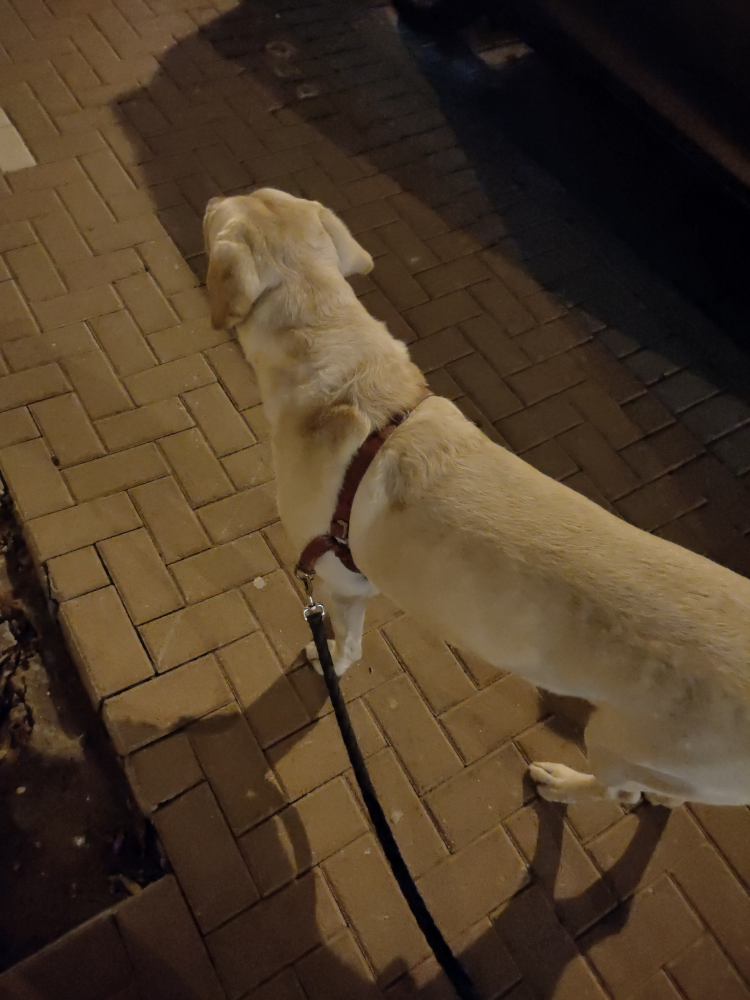
#> input picture my_dog.jpg, 3000 x 4000 px (shown at 1/4 size)
$ jupyter execute Image_Processing_Midsemester_Project.ipynb
#> lines starting #> are read from the running program, lines starting #| are printed output that depends on the picture; after the words box and inside, x2 and y2 are one past the last pixel; in counts of white or black regions, pixels touching at a corner belong together
# This is a python project that implement the function imfilter in the first part and a new function called my_compose

### Part 1: Implementing the imfilter function.

write r=my_imfilter(s,filter,pad) a function that "filters" the source image
(a square matrix of some size) according to a filter of some size.
with the help of the function you wrote, you will perform smoothing and sharpening of the given image.

• Implement 3 types of padding

• Work on photos you took, transfer them to gray levels, size (256X256)

• Compare the result with using the library functions. What is the biggest difference? from where
  Where does the difference come from? Is it visually noticeable?

• Compare the performance(run time) against the library functions.

• Do not use library functions in the implementation.

[cell 1]
# installing opencv
#!pip install opencv

[cell 2]
# Imports
import numpy as np
import cv2 as cv
import time
import matplotlib.pyplot as plt

Defining 3 padding

[cell 3]
# Defining the 3 padding options to be used in the my_imfilter function
def zero_padding(image, pad_size):
    height, width = image.shape
    padded_image = np.zeros((height + 2 * pad_size, width + 2 * pad_size)) # Initialize the padded image and the padding with 0
    padded_image[pad_size:pad_size + height, pad_size:pad_size + width] = image # Applying the image to the padded image
    return padded_image

def replicate_padding(image, pad_size):
    height, width = image.shape
    padded_image = np.zeros((height + 2 * pad_size, width + 2 * pad_size))

    # padding the top, bottom, left, and right borders
    padded_image[:pad_size, pad_size:-pad_size] = image[0, :] # Top
    padded_image[-pad_size:, pad_size:-pad_size] = image[-1, :] # Bottom
    padded_image[pad_size:-pad_size, :pad_size] = image[:, 0].reshape(-1, 1) # Left
    padded_image[pad_size:-pad_size, -pad_size:] = image[:, -1].reshape(-1, 1) # Right

    # padding the corner areas
    padded_image[:pad_size, :pad_size] = image[0, 0] # Top-left corner
    padded_image[:pad_size, -pad_size:] = image[0, -1] # Top-right corner
    padded_image[-pad_size:, :pad_size] = image[-1, 0] # Bottom-left corner
    padded_image[-pad_size:, -pad_size:] = image[-1, -1] # Bottom-right corner

    # adding to the central area of the proccessed image the original image
    padded_image[pad_size:pad_size + height, pad_size:pad_size + width] = image

    return padded_image

def reflect_padding(image, pad_size):
    height, width = image.shape
    padded_image = np.zeros((height + 2 * pad_size, width + 2 * pad_size))

    # padding the top, bottom, left, and right borders of the image
    padded_image[:pad_size, pad_size:-pad_size] = np.flipud(image[:pad_size, :]) # Top
    padded_image[-pad_size:, pad_size:-pad_size] = np.flipud(image[-pad_size:, :]) # Bottom
    padded_image[pad_size:-pad_size, :pad_size] = np.fliplr(image[:, :pad_size]) # Left
    padded_image[pad_size:-pad_size, -pad_size:] = np.fliplr(image[:, -pad_size:]) # Right

    # padding the corner areas with the reflected values
    padded_image[:pad_size, :pad_size] = np.flipud(np.fliplr(image[:pad_size, :pad_size])) # Top-left corner
    padded_image[:pad_size, -pad_size:] = np.flipud(np.fliplr(image[:pad_size, -pad_size:])) # Top-right corner
    padded_image[-pad_size:, :pad_size] = np.flipud(np.fliplr(image[-pad_size:, :pad_size])) # Bottom-left corner
    padded_image[-pad_size:, -pad_size:] = np.flipud(np.fliplr(image[-pad_size:, -pad_size:])) # Bottom-right corner

    # adding to the central area of the proccesssed image the original image
    padded_image[pad_size:pad_size + height, pad_size:pad_size + width] = image

    return padded_image

The main function my_imfilter

[cell 4]
# Defining the imfilter function with 3 diffrent types of paddings
def my_imfilter(s, filter, pad):
    # Defining a dictionary to map all padding options to padding operations
    padding_operations = {
        'zero': lambda img, pad_size: zero_padding(img, pad_size),
        'replicate': lambda img, pad_size: replicate_padding(img, pad_size),
        'reflect': lambda img, pad_size: reflect_padding(img, pad_size)
    }

    # Checking if the padding option choosen is valid
    if pad not in padding_operations:
        raise ValueError("invalid padding option")

    # Grabing the padding operation for the wanted padding option
    padding_function = padding_operations[pad]

    # Determining the padding size by the filter size (should be odd number)
    filter_size = filter.shape[0]
    pad_size = (filter_size - 1) // 2

    # Appling padding using the choosen padding
    padded_image = padding_function(s, pad_size)

    output = np.zeros_like(s) # The processed image will be saved here, so we initialize it to be all zero


    for i in range(s.shape[0]):
        for j in range(s.shape[1]):
            window = padded_image[i:i+filter_size, j:j+filter_size] # this is the area we apply the filter on the original img
            output[i, j] = np.sum(window * filter)


    return output

[cell 5]
# Loading my image and converting it to grayscale and then resizing it to (256, 256)
image = cv.imread('my_dog.jpg')
#> image is the input picture: shape (4000, 3000, 3); mean B, G, R 39.7, 59.1, 77
gray_image = cv.cvtColor(image, cv.COLOR_BGR2GRAY)
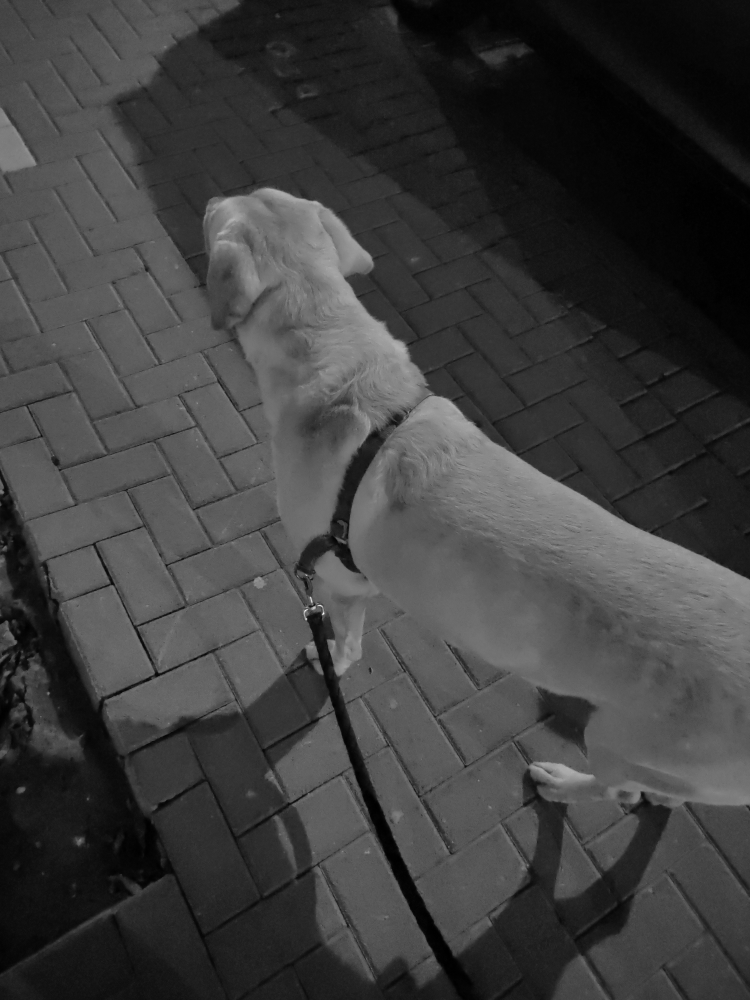
#> gray_image: shape (4000, 3000) (shown at 1/4 size); min 0, max 255, mean 62.3
gray_image = cv.resize(gray_image, (256, 256))
#> gray_image: shape (256, 256)

# Defining my smoothing and sharpening filters
smoothing_filter = np.ones((3, 3)) / 9
sharpening_filter = np.array([[0, -1, 0,],
                              [-1, 5, -1],
                              [0, -1, 0]])


# Smoothing
smoothed_image_zero = my_imfilter(gray_image, smoothing_filter, pad='zero')
#> after the loop in my_imfilter, `for i in range(s.shape[0]):`:
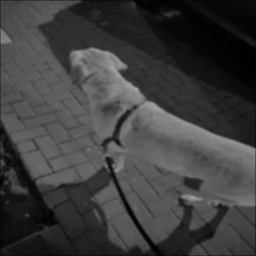
#> output: shape (256, 256); min 0, max 166, mean 61.5
smoothed_image_replicate = my_imfilter(gray_image, smoothing_filter, pad='replicate')
smoothed_image_reflect = my_imfilter(gray_image, smoothing_filter, pad='reflect')

# Sharpening
sharpened_image_zero = my_imfilter(gray_image, sharpening_filter, pad='zero')
#> call 4 of my_imfilter, with filter = array of shape (3, 3), pad = 'zero'
#> after the loop in my_imfilter (call 4), `for i in range(s.shape[0]):`:
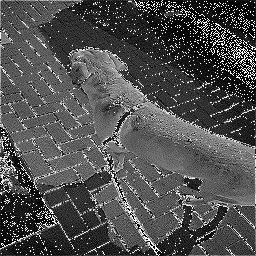
#> output: shape (256, 256); min 0, max 255, mean 79.6
sharpened_image_replicate = my_imfilter(gray_image, sharpening_filter, pad='replicate')
sharpened_image_reflect = my_imfilter(gray_image, sharpening_filter, pad='reflect')

### Comparing the performance against the library functions (OpenCV) by comparing the time it took to work.

#### Comparing smoothing:

[cell 6]
# Timing for my_imfilter
start_time = time.time()
result_smoothing = my_imfilter(gray_image, smoothing_filter, pad='zero')
end_time = time.time()
print("My filter execution time with smoothing:", end_time - start_time)

# Timing for OpenCV GaussianBlur
start_time = time.time()
result_gaussian = cv.GaussianBlur(gray_image, (3, 3), 0)
end_time = time.time()
print("OpenCV GaussianBlur execution time:", end_time - start_time)

# Calculation the max diffrences of the pixels between the images
abs_diff = np.abs(result_smoothing - result_gaussian)
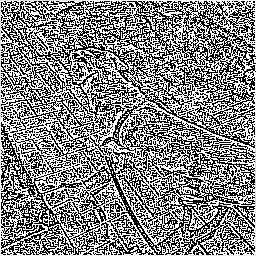
#> abs_diff: shape (256, 256); min 0, max 255, mean 132.7
max_diff = np.max(abs_diff)
#> max_diff = 255
print(f"Maximum Absolute Pixel Difference: {max_diff}")
#| Maximum Absolute Pixel Difference: 255

#### Comparing sharpening:

[cell 7]
# Timing for my_imfilter
start_time = time.time()
result_sharpening = my_imfilter(gray_image, sharpening_filter, pad='zero')
end_time = time.time()
print("My filter execution time with sharpening:", end_time - start_time)

# Defining my custom kernel
custom_kernel = np.array([[0, -1, 0],
                          [-1, 5, -1],
                          [0, -1, 0]])
# Timing for OpenCV filter2D
start_time = time.time()
# Applying the kernel to the image with cv2.filter2D
sharpened_image = cv.filter2D(gray_image, -1, custom_kernel)
end_time = time.time()
print("Sharpening with library fucntion execution time:", end_time - start_time)

# Calculation the max diffrences of the pixels between the images
abs_diff = np.abs(result_sharpening - sharpened_image)
max_diff = np.max(abs_diff)
print(f"Maximum Absolute Pixel Difference: {max_diff}")
#| Maximum Absolute Pixel Difference: 255

[cell 8]
# Displaying the original image and the processed results with all the diffrent paddings
plt.figure(figsize=(15, 10))

plt.subplot(3, 3, 1)
plt.imshow(gray_image, cmap='gray')
plt.title('Original Image')

plt.subplot(3, 3, 4)
plt.imshow(smoothed_image_zero, cmap='gray')
plt.title('Smoothed (Zero Padding)')

plt.subplot(3, 3, 7)
plt.imshow(sharpened_image_zero, cmap='gray')
plt.title('Sharpened (Zero Padding)')

plt.subplot(3, 3, 5)
plt.imshow(smoothed_image_replicate, cmap='gray')
plt.title('Smoothed (Replicate Padding)')

plt.subplot(3, 3, 8)
plt.imshow(sharpened_image_replicate, cmap='gray')
plt.title('Sharpened (Replicate Padding)')

plt.subplot(3, 3, 6)
plt.imshow(smoothed_image_reflect, cmap='gray')
plt.title('Smoothed (Reflect Padding)')

plt.subplot(3, 3, 9)
plt.imshow(sharpened_image_reflect, cmap='gray')
plt.title('Sharpened (Reflect Padding)')

plt.tight_layout()
plt.show()

[cell 9]
# Displaying the original image processed results with my padding compared with the library function
plt.figure(figsize=(15, 10))

plt.subplot(3, 3, 1)
plt.imshow(gray_image, cmap='gray')
plt.title('Original Image')

plt.subplot(3, 3, 4)
plt.imshow(result_smoothing, cmap='gray')
plt.title('Smoothed with Zero Padding')

plt.subplot(3, 3, 5)
plt.imshow(result_gaussian, cmap='gray')
plt.title('GaussianBlur (Smoothing)')

plt.subplot(3, 3, 7)
plt.imshow(result_sharpening, cmap='gray')
plt.title('Sharpened with Zero Padding')

plt.subplot(3, 3, 8)
plt.imshow(sharpened_image, cmap='gray')
plt.title('Using library fucntions (Sharpening)')

plt.tight_layout()
plt.show()

## Part 2:  Creating new function, my_compose.

Write a function r=my_compose(s,s1,m2) that receives 2 images and creates "combined" image where the m high bits (msb) of the result are from the first image, and the lower 8-m are the high bits (msb) of the second image.

• Also, write a function that checks whether the image is "fake". Explain what you did (what is the algorithem).

• If m is not given, the default is 3

• Work on photos you took (move them to gray level 256X256)

[cell 10]
def my_compose(s1, s2, m=3):
    # Resize both images to 256x256
    s1 = cv.cvtColor(cv.resize(s1, (256, 256)), cv.COLOR_BGR2GRAY)
    s2 = cv.cvtColor(cv.resize(s2, (256, 256)), cv.COLOR_BGR2GRAY)

    # If m is outside of the valid values change it to 3
    if m < 0 or m > 8:
        m=3

    # Combine the images based on the amount of m given
    combined_image = (s1 >> (8 - m)) << (8 - m)  # Seperating the m high bits from s1
    combined_image += ((s2 << m) >> m)  # Seperating the (8-m) low bits from s2 and combining them with the high bits from s1


    return combined_image.astype(np.uint8)

Fake image fucntion detection, compares the combined image with the original (image1)

[cell 11]
def is_faked_image(combined_image, original_image):
    # Performing bitwise AND operation for each pixel to take its LSB 1 and MSB 1
    # both from the combined image and original image

    # Extracting the LSB 1 from the combined image
    lsb_combined = combined_image & 0b01

    # Extracting the LSB 1 from original
    lsb_original = original_image & 0b01

    # Extracting the MSB 1 from the combined image
    msb_combined = combined_image & 0b10000000

    # Extracting the MSB 1 from original
    msb_original = original_image & 0b10000000

    # Checking if all LSB 1 bits dont match and MSB 1 match

    return (not np.all(lsb_combined == lsb_original)) and np.all(msb_combined == msb_original)

#### The Algorither explanation:
The idea behind the algorithm is to check the highest bit (MSB) between the "fake" image and the original image and exactly the same for the lowest bit (LSB).
Because in the extreme case if the m is 8 then the MBS is always equal between the fake image and the original and the LSB is also equal, so the image is not really fake because it was not really changed.
In the case of m equal to 0, then a situation is created where we replaced the original image (image 1) with the second image and did not really fake any image.

In the other cases, there will always be at least one bit of the low bits of image 2 that we will combine with image 1 and create a new image, so it will be sufficient for us to check and see if the lowest bit is different from the original image (image 1) and the combined (fake) image.
And the test of the highest bit is equal in both because also to be sure that it is the same image on which we added the low bits.

The chance that two different images taken will have the same 1 MSB and 1 LSB is very low so this test will almost always work unless these are images engineered to have the same 1 MBS and 1 LSB.

### Demonstration of the functions

[cell 12]
# Grabbing 2 images
image1 = cv.imread('my_dog.jpg')
image2 = cv.imread('my_dog2.jpg')
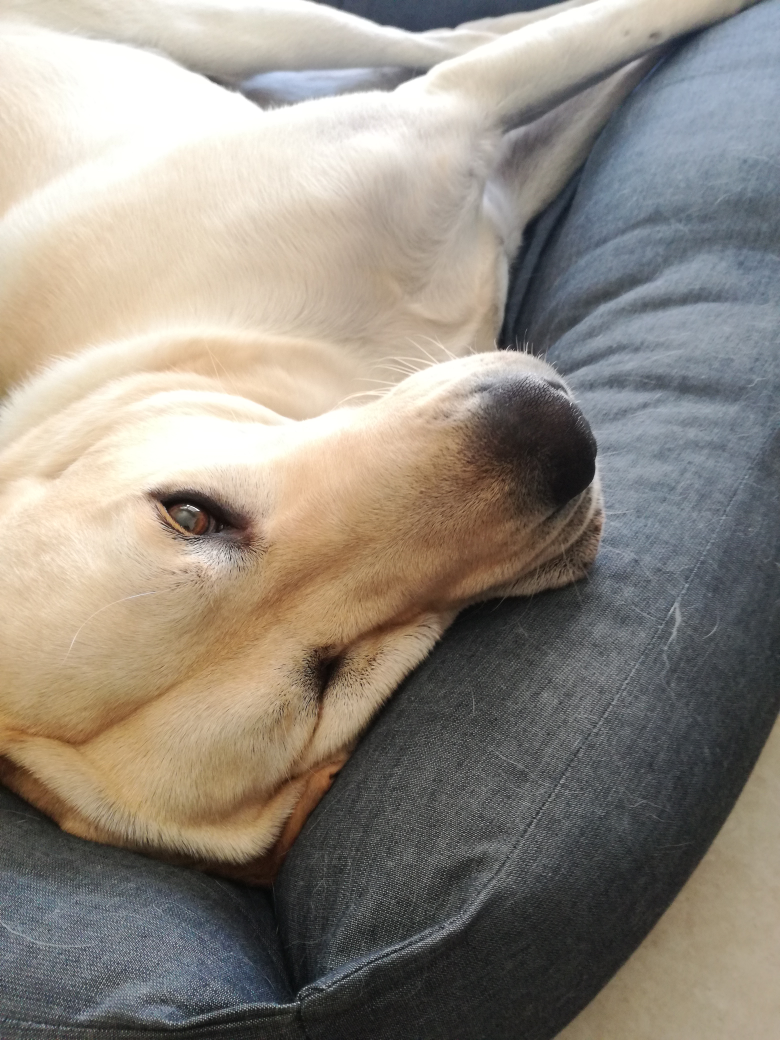
#> input picture my_dog2.jpg, 3120 x 4160 px (shown at 1/4 size)
#> image2 is the input picture: shape (4160, 3120, 3); mean B, G, R 128.9, 138.8, 146.3
image1_GRAY = cv.cvtColor(cv.resize(image1, (256, 256)), cv.COLOR_BGR2GRAY)
image2_GRAY = cv.cvtColor(cv.resize(image2, (256, 256)), cv.COLOR_BGR2GRAY)
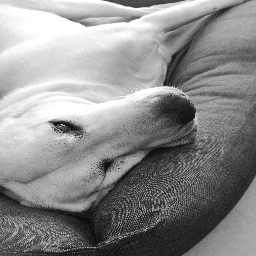
#> image2_GRAY: shape (256, 256); min 5, max 255, mean 139.9

# Combinining the images
combined_image = my_compose(image1, image2, m=3)
#> in my_compose, `combined_image = (s1 >> (8 - m)) << (8 - m)`:
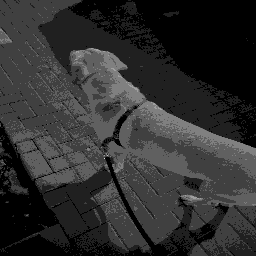
#> combined_image: shape (256, 256); min 0, max 224, mean 46.6

[cell 13]
plt.figure(figsize=(15, 10))

plt.subplot(3, 3, 1)
plt.imshow(image1_GRAY, cmap='gray')
plt.title('Original Image 1')
plt.subplot(3, 3, 2)
plt.imshow(image2_GRAY, cmap='gray')
plt.title('Original Image 2')
plt.subplot(3, 3, 3)
plt.imshow(combined_image, cmap='gray')
plt.title('Combined Image')

Comparing the combined with the original(in gray scale)

[cell 14]
is_faked_image(combined_image,image1_GRAY)
#> in is_faked_image, `lsb_combined = combined_image & 0b01`:
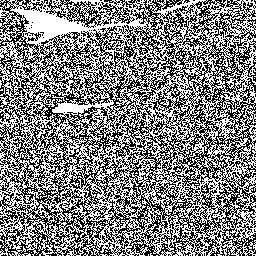
#> lsb_combined: shape (256, 256); values 0 (black) and 1 (white), 51% white; black in thin lines or dots
#> in is_faked_image, `lsb_original = original_image & 0b01`:
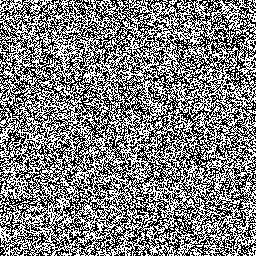
#> lsb_original: shape (256, 256); values 0 (black) and 1 (white), 50.1% white; black in thin lines or dots
#> in is_faked_image, `msb_combined = combined_image & 0b10000000`:
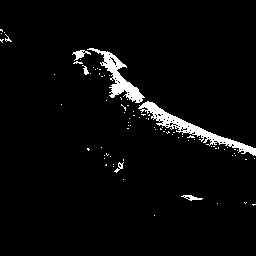
#> msb_combined: shape (256, 256); values 0 (black) and 128 (white), 3.6% white; 85 white regions (79 under 20 px), largest, box (x1, y1, x2, y2) and area: (138, 101, 256, 156) 1128, (87, 48, 145, 103) 834, (72, 50, 91, 61) 86, (181, 195, 203, 201) 62, (114, 162, 124, 173) 38, (82, 65, 89, 75) 33
#> Out = True
